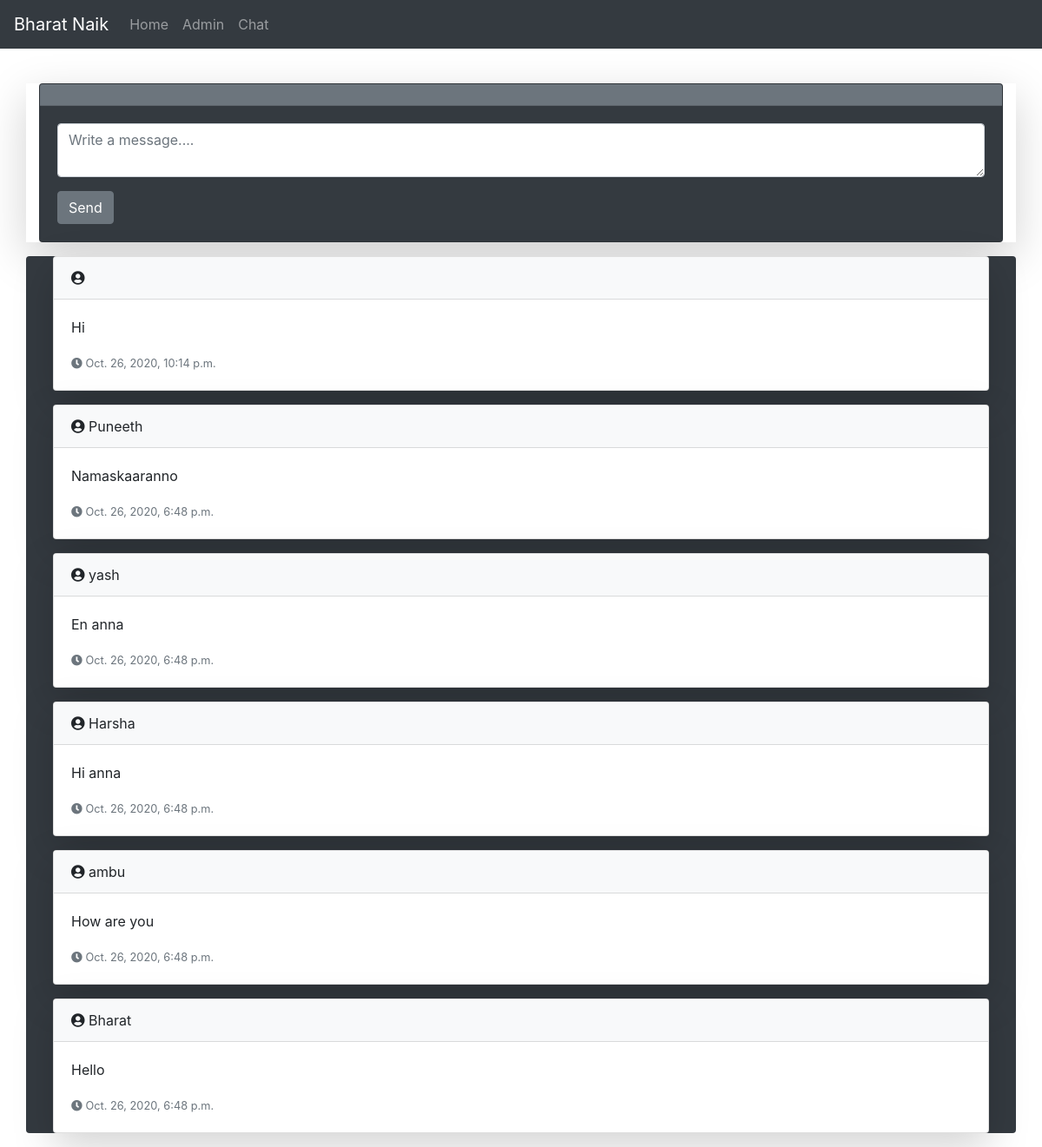
The app's page /chat (signed in) with its own data.
### website/models.py (models this page shows, shortened)
class Message(models.Model):
	nm=models.CharField(max_length=30)
	txt=models.TextField()
	created_at = models.DateTimeField(auto_now_add=True)
	updated_at = models.DateTimeField(auto_now=True)

### website/views.py (the view)
# urls.py: path('chat' ,views.chat , name='chat' ),
def chat(request):
	if request.user.is_authenticated:
		if request.method=='POST':
			username=request.user.username
			msg=request.POST.get('message')
			c=Message(nm=username , txt=msg)
			c.save()
			mg=reversed(Message.objects.all())
			context={'amg':mg}
			return render(request, 'website/chat.html' ,context)
		else:
			username=request.user.username
			mg=reversed(Message.objects.all())
			context={ 'amg':mg}
			return render(request, 'website/chat.html' ,context)
	else:
		return render(request, 'website/log.html')

### website/templates/website/chat.html (shortened to what this page needs)
{% extends 'base.html' %}
{% block content %}
<div class='container shadow-lg' style='margin-top:40px;' >
	<div class="card text-white bg-dark mb-3">
		<div class="card-header bg-secondary">
		</div>
		<div class="card-body">
			<form action="{% url 'chat' %}" method="post">
				<textarea name='message' class="form-control" placeholder='Write a message....'></textarea>
				<button type="submit" class="btn btn-secondary mt-3 ">Send
				</button>
			</form>
		</div>
	</div>
</div>
<div class="container rounded bg-dark">
	{% for i in amg %}
		<div class="card  shadow-lg m-3" >
			<div class="card-header bg-light">
			<i class="fas fa-user-circle"></i>	{{i.nm}}
			</div>
			 <div class="card-body">
			 	<p class="card-text">
			 		{{i.txt}}
			 	</p>
			 	<p class="card-text">
			 		<small class="text-muted">
			 		<i class="fas fa-clock"></i>	{{i.created_at}}
			 		</small>
			 	</p>
			 </div>
		</div>
	{% endfor %}
</div>
{% endblock %}

### website/templates/base.html (shortened to what this page needs)
<!doctype html>
<html lang="en">
  <head>
    <link rel="stylesheet" href="https://cdn.jsdelivr.net/npm/bootstrap@4.5.3/dist/css/bootstrap.min.css">
    <link rel="stylesheet" href="https://use.fontawesome.com/releases/v5.7.0/css/all.css">
  </head>
  <body>
    <nav class="navbar navbar-expand-lg navbar-dark bg-dark">
  <a class="navbar-brand" href="#">Bharat Naik</a>
  <div class="collapse navbar-collapse" id="navbarNavAltMarkup">
    <div class="navbar-nav">
      <a class="nav-link " href="{% url 'index' %}">Home </a>
      <a class="nav-link" href="http://127.0.0.1:8000/admin/">Admin</a>
      <a class="nav-link" href="{% url 'chat' %}">Chat</a>
    </div>
  </div>
</nav>
{% block content %}
{% endblock%}
  </body>
</html>

### records on screen
Message: txt "Hi", created_at "Oct. 26, 2020, 10:14 p.m."
Message: nm "Puneeth", txt "Namaskaaranno", created_at "Oct. 26, 2020, 6:48 p.m."
Message: nm "yash", txt "En anna", created_at "Oct. 26, 2020, 6:48 p.m."
Message: nm "Harsha", txt "Hi anna", created_at "Oct. 26, 2020, 6:48 p.m."
Message: nm "ambu", txt "How are you", created_at "Oct. 26, 2020, 6:48 p.m."
Message: nm "Bharat", txt "Hello", created_at "Oct. 26, 2020, 6:48 p.m."
